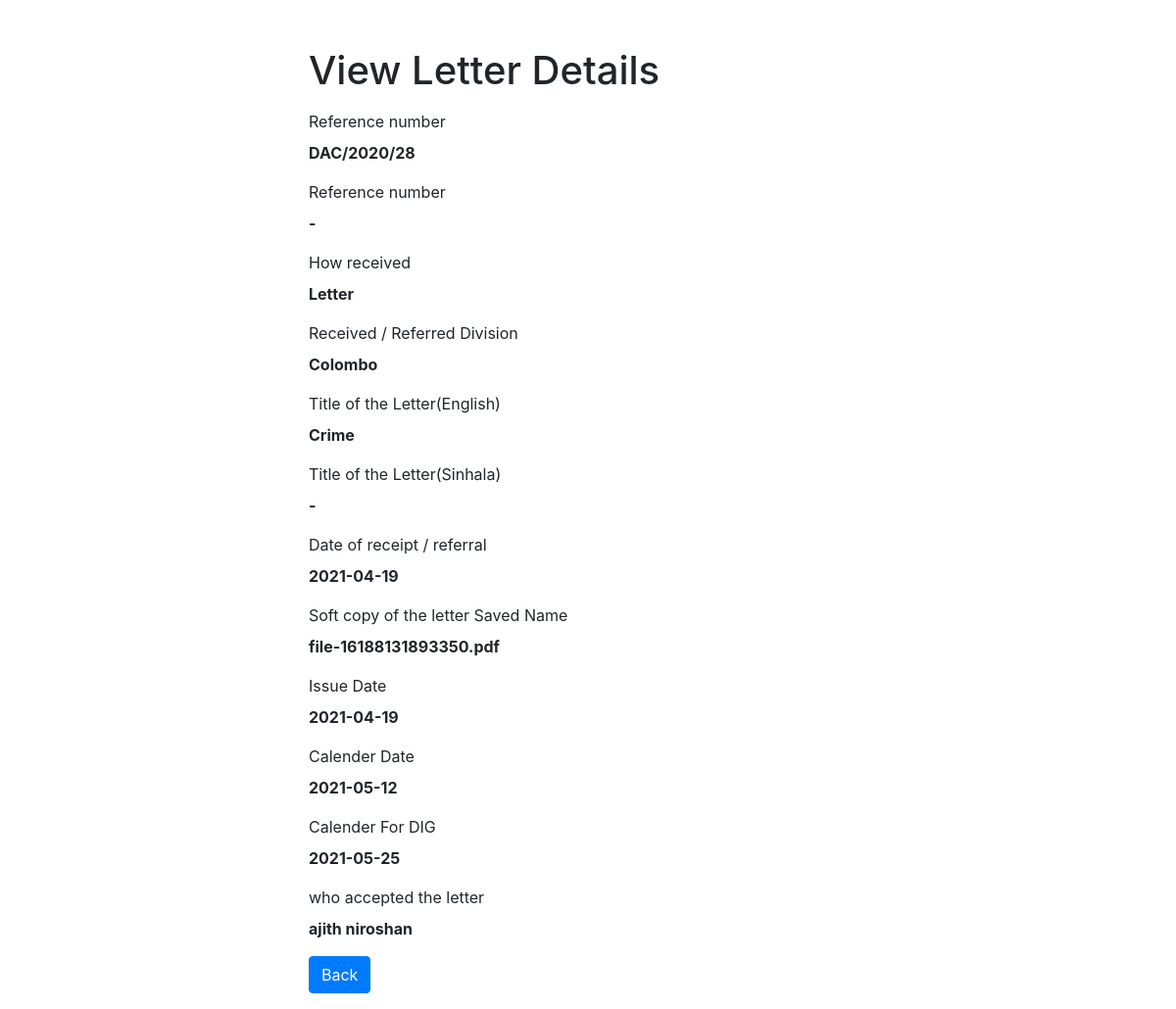
Page /read.php?id=26 (signed in) on the committed database.
### tables this page shows
CREATE TABLE `registration` (
  `id` int(11) NOT NULL,
  `Reference_number` varchar(20) DEFAULT NULL,
  `Received_number` varchar(100) DEFAULT '-',
  `Date_of_receipt` date DEFAULT NULL,
  `How_received` varchar(50) DEFAULT NULL,
  `Referred_Division` varchar(25) DEFAULT NULL,
  `S_Title_of_the_Letters` varchar(250) DEFAULT '-',
  `E_Title_of_the_Lettere` varchar(250) DEFAULT '-',
  `file` varchar(50) DEFAULT NULL,
  `Issue_Date` date DEFAULT NULL,
  `Calender_Date` date DEFAULT NULL,
  `Calender_For_DIG` date DEFAULT NULL,
  `Officer_Name` varchar(250) DEFAULT '-'
);

### read.php (the view, shortened to what this page needs)
<?php
if(isset($_GET["id"]) && !empty(trim($_GET["id"]))){
    require_once "includes/db_config.php";
    $sql = "SELECT * FROM registration WHERE id = ?";
    if($stmt = mysqli_prepare($link, $sql)){
        mysqli_stmt_bind_param($stmt, "i", $param_id);
        if(mysqli_stmt_execute($stmt)){
            $result = mysqli_stmt_get_result($stmt);
            if(mysqli_num_rows($result) == 1){
                $row = mysqli_fetch_array($result, MYSQLI_ASSOC);
            } else{
                header("location: error.php");
                exit();
            }
        } else{
            echo "Oops! Something went wrong. Please try again later.";
        }
    }
} else{
    header("location: error.php");
    exit();
}
?>
<!DOCTYPE html>
<html lang="en">
<head>
    <link rel="stylesheet" href="https://stackpath.bootstrapcdn.com/bootstrap/4.5.2/css/bootstrap.min.css">
</head>
<body>
    <div class="wrapper">
        <div class="container-fluid">
            <div class="row">
                <div class="col-md-12">
                    <h1 class="mt-5 mb-3">View Letter Details</h1>
                    <div class="form-group">
                        <label>Reference number</label>
                        <p><b><?php echo $row["Reference_number"]; ?></b></p>
                    </div>
                     <div class="form-group">
                        <label>Reference number</label>
                        <p><b><?php echo $row["Received_number"]; ?></b></p>
                    </div>
                    <div class="form-group">
                        <label>How received</label>
                        <p><b><?php echo $row["How_received"]; ?></b></p>
                    </div>
                    <div class="form-group">
                        <label>Received / Referred Division</label>
                        <p><b><?php echo $row["Referred_Division"]; ?></b></p>
                    </div>
                    <div class="form-group">
                        <label>Title of the Letter(English)</label>
                        <p><b><?php echo $row["E_Title_of_the_Lettere"]; ?></b></p>
                    </div>
                    <div class="form-group">
                        <label>Title of the Letter(Sinhala)</label>
                        <p><b><?php echo $row["S_Title_of_the_Letters"]; ?></b></p>
                    </div>
                    <div class="form-group">
                        <label>Date of receipt / referral</label>
                        <p><b><?php echo $row["Date_of_receipt"]; ?></b></p>
                    </div>
                    <div class="form-group">
                        <label>Soft copy of the letter Saved Name</label>
                        <p><b><?php echo $row["file"]; ?></b></p>
                    </div>
                    <div class="form-group">
                        <label>Issue Date</label>
                        <p><b><?php echo $row["Issue_Date"]; ?></b></p>
                    </div>
                    <div class="form-group">
                        <label>Calender Date</label>
                        <p><b><?php echo $row["Calender_Date"]; ?></b></p>
                    </div>
                     <div class="form-group">
                        <label>Calender For DIG</label>
                        <p><b><?php echo $row["Calender_For_DIG"]; ?></b></p>
                    </div>
                     <div class="form-group">
                        <label>who accepted the letter</label>
                        <p><b><?php echo $row["Officer_Name"]; ?></b></p>
                    </div>
                    <p><a href="index.php" class="btn btn-primary">Back</a></p>
                </div>
            </div>
        </div>
    </div>
</body>
</html>

### read.php (style rules this page uses)
.wrapper { width: 600px; margin: 0 auto; }

### rows in the picture
registration: Reference_number "DAC/2020/28", Received_number "-", How_received "Letter", Referred_Division "Colombo", E_Title_of_the_Lettere "Crime", S_Title_of_the_Letters "-", Date_of_receipt "2021-04-19", file "file-16188131893350.pdf", Issue_Date "2021-04-19", Calender_Date "2021-05-12", Calender_For_DIG "2021-05-25", Officer_Name "ajith niroshan"
